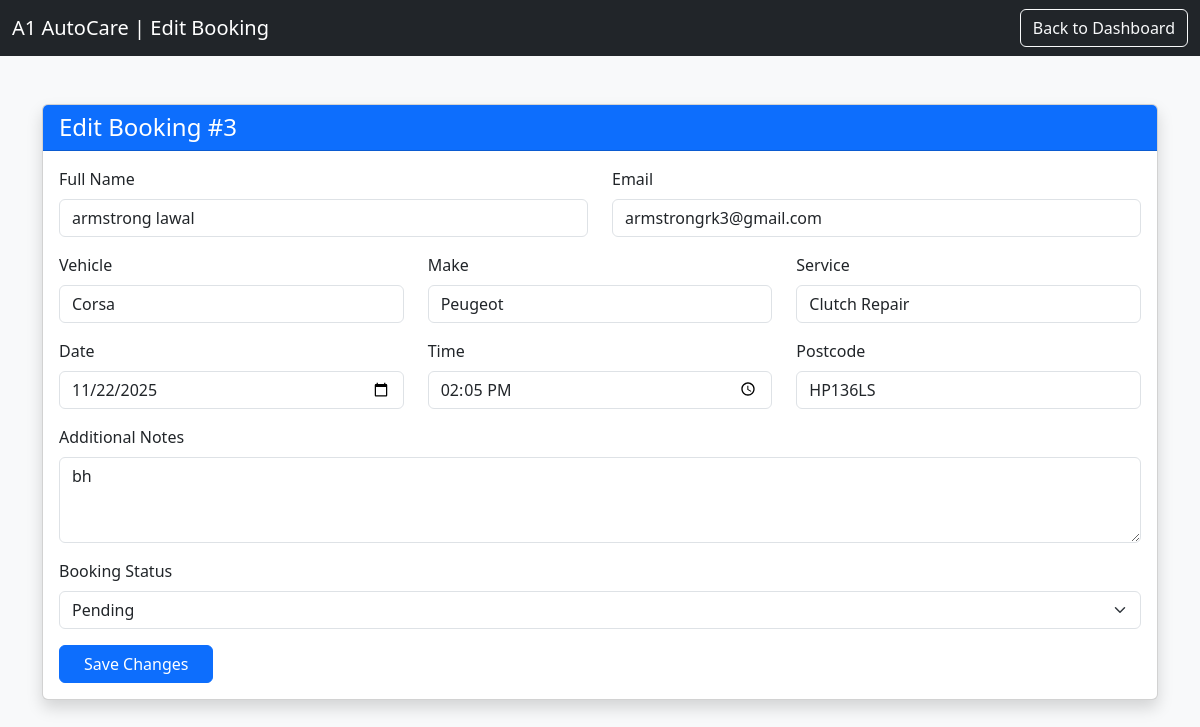
The page /admin/edit/3 on the database its author committed.
### tables this page shows
CREATE TABLE bookings (
        id INTEGER PRIMARY KEY AUTOINCREMENT,
        name TEXT NOT NULL,
        email TEXT NOT NULL,
        vehicle TEXT NOT NULL,
        make TEXT NOT NULL,
        service TEXT NOT NULL,
        notes TEXT,
        date TEXT NOT NULL,
        booking_time TEXT NOT NULL,
        postcode TEXT,
        branch TEXT,
        status TEXT DEFAULT 'PENDING'
    );

### app.py (the view, shortened to what this page needs)
@app.route("/admin/edit/<int:id>", methods=["GET", "POST"])
def edit_booking(id):
    conn = sqlite3.connect("database.db")
    conn.row_factory = sqlite3.Row
    c = conn.cursor()
    c.execute("SELECT * FROM bookings WHERE id=?", (id,))
    booking = c.fetchone()
    conn.close()
    return render_template("edit.html", booking=booking)

### templates/edit.html (shortened to what this page needs)
<!DOCTYPE html>
<html lang="en">
<head>
    <link href="https://cdn.jsdelivr.net/npm/bootstrap@5.3.3/dist/css/bootstrap.min.css" rel="stylesheet">
</head>
<body class="bg-light">
<nav class="navbar navbar-dark bg-dark">
    <div class="container-fluid">
        <span class="navbar-brand">A1 AutoCare | Edit Booking</span>
        <a href="{{ url_for('dashboard') }}" class="btn btn-outline-light">Back to Dashboard</a>
    </div>
</nav>
<div class="container mt-5">
    <div class="card shadow">
        <div class="card-header bg-primary text-white">
            <h4 class="mb-0">Edit Booking #{{ booking.id }}</h4>
        </div>
        <div class="card-body">
            <form method="POST">
                <div class="row">
                    <div class="col-md-6 mb-3">
                        <label class="form-label">Full Name</label>
                        <input type="text" name="name" class="form-control" value="{{ booking.name }}" required>
                    </div>
                    <div class="col-md-6 mb-3">
                        <label class="form-label">Email</label>
                        <input type="email" name="email" class="form-control" value="{{ booking.email }}" required>
                    </div>
                </div>
                <div class="row">
                    <div class="col-md-4 mb-3">
                        <label class="form-label">Vehicle</label>
                        <input type="text" name="vehicle" class="form-control" value="{{ booking.vehicle }}" required>
                    </div>
                    <div class="col-md-4 mb-3">
                        <label class="form-label">Make</label>
                        <input type="text" name="make" class="form-control" value="{{ booking.make }}" required>
                    </div>
                    <div class="col-md-4 mb-3">
                        <label class="form-label">Service</label>
                        <input type="text" name="service" class="form-control" value="{{ booking.service }}" required>
                    </div>
                </div>
                <div class="row">
                    <div class="col-md-4 mb-3">
                        <label class="form-label">Date</label>
                        <input type="date" name="date" class="form-control" value="{{ booking.date }}" required>
                    </div>
                    <div class="col-md-4 mb-3">
                        <label class="form-label">Time</label>
                        <input type="time" name="booking_time" class="form-control" value="{{ booking.booking_time }}" required>
                    </div>
                    <div class="col-md-4 mb-3">
                        <label class="form-label">Postcode</label>
                        <input type="text" name="postcode" class="form-control" value="{{ booking.postcode }}" required>
                    </div>
                </div>
                <div class="mb-3">
                    <label class="form-label">Additional Notes</label>
                    <textarea name="notes" class="form-control" rows="3">{{ booking.notes }}</textarea>
                </div>
                <div class="mb-3">
                    <label class="form-label">Booking Status</label>
                    <select name="status" class="form-select" required>
                        <option value="PENDING"     {% if booking.status == 'PENDING' %}selected{% endif %}>Pending</option>
                    </select>
                </div>
                <button class="btn btn-primary px-4">Save Changes</button>
            </form>
        </div>
    </div>
</div>
</body>
</html>

### rows shown on the page
bookings: id "3", name "armstrong lawal", email "armstrongrk3@gmail.com", vehicle "Corsa", make "Peugeot", service "Clutch Repair", date "11/22/2025", booking_time "14:05", postcode "HP136LS", notes "bh", status "Pending"
